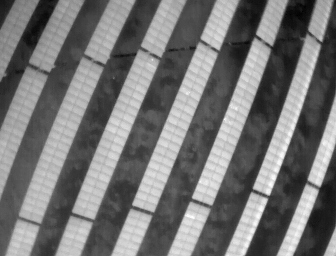
#> input picture backend/pic/DJI_0001.jpg, 336 x 256 px
$ python label_panel_group.py ../pic/DJI_0001.jpg ../pic/DJI_0001.jpg ../pic/DJI_0001.jpg ../pic/DJI_0001.jpg   (older library calls are emulated)
#> lines starting #> are read from the running program, lines starting #| are printed output that depends on the picture
from abc import ABC, abstractmethod
from typing import Tuple, Dict, List
from scipy.cluster.hierarchy import linkage, cut_tree
import numpy as np
import cv2
import sys


class PanelGroupLabeler(ABC):

    @abstractmethod
    def process_image(self, img_path: str) -> Dict[str, List[Tuple[int, int]]]:
        """
        create_profile a given image
        :param img_path:
        :return: a dict group_id -> [(conner1_row, corner1_col), (conner2_row, corner2_col), (conner3_row, corner3_col),
         (conner4_row, corner4_col),...]
        """
        pass

class SolarPanelReco(PanelGroupLabeler):

    img_path = ''
    img_roi = ''
    img_roi_black = ''
    boundary_value = 0 #4540
    host_no = [] # the NO. of group string solar panel
    sub_no = []  # the NO. of single solar panel

    def __init__(self, img_path: str, img_roi: str, img_roi_black: str, boundary_value):
        self.img_path = img_path
        self.img_roi = img_roi
        if boundary_value > 0:
            self.img_roi_black = img_roi_black
            self.boundary_value = boundary_value


    def process_image(self) -> Dict[str, List[Tuple[int, int]]]:
        """
        process a given image
        :param img_path:
        :return: a dict group_id -> [(conner1_row, corner1_col), (conner2_row, corner2_col), (conner3_row, corner3_col),
         (conner4_row, corner4_col)]
        """
        #results = dict({'name':[(4200,581),(4486,581),(4486,617),(4200,617)]})


        results = dict()
        results1 = dict()
        results_group = dict()
        img_rgb = cv2.imread(self.img_path)
        img_gray = cv2.cvtColor(img_rgb, cv2.COLOR_BGR2GRAY)

        template = cv2.imread(self.img_roi,0)
        w, h = template.shape[::-1]
        res = cv2.matchTemplate(img_gray,template,cv2.TM_CCOEFF_NORMED)
        threshold = 0.7
        loc = np.where( res >= threshold)

        template_black = cv2.imread(self.img_roi_black,0)
        w1, h1 = template_black.shape[::-1]
        res_black = cv2.matchTemplate(img_gray,template_black,cv2.TM_CCOEFF_NORMED)
        loc_black = np.where( res_black >= threshold)

        loc_modify = self._postProcess2(self._postProcess1(loc[::-1]), h)
        loc_modify = [a for a in loc_modify if a[1] < self.boundary_value]

        loc_modify_black = self._postProcess2(self._postProcess1(loc_black[::-1]), h1)
        loc_modify_black = [a for a in loc_modify_black if a[1] > self.boundary_value]

        loc_modify = self._verify(loc_modify)
        loc_modify_black = self._verify(loc_modify_black)

        host_loc = self.postProcess3(loc_modify, w, h) + self.postProcess3(loc_modify_black, w1, h1)

        #tmp_len = len(loc_modify)
        print(len(loc_modify),len(loc_modify_black), len(self.sub_no))
        for i, pt in enumerate(loc_modify):
            results.update({self.sub_no[i]:[(pt[0], pt[1]), (pt[0] + w, pt[1]), (pt[0] + w, pt[1] + h), (pt[0], pt[1] + h)]})

        for i, pt in enumerate(loc_modify_black):
            results1.update({self.sub_no[i]:[(pt[0], pt[1]), (pt[0] + w1, pt[1]), (pt[0] + w1, pt[1] + h1), (pt[0], pt[1] + h1)]})

        for i in range(len(host_loc)-1):
            if i % 2 == 0:
                results_group.update({self.host_no[i//2]:[(host_loc[i][0], host_loc[i][1]), (host_loc[i+1][0], host_loc[i][1]), (host_loc[i+1][0], host_loc[i+1][1]), (host_loc[i][0], host_loc[i+1][1])]})

        # [5 lines of commented-out code are left out]

        return results, results1, results_group

    @staticmethod
    def _postProcess1(location = np.array([])):
        '''
        delete the duplicate coordinate
        param: loc of solar panel
        return: loc without duplicate coordinate
        '''
        b = list(set(location[1]))
        b.sort()
        loc = [[], []]
        for item in b:
            a = []
            for y in range(len(location[1])):
                if item == (location[1][y]):
                    a.append(location[0][y])
            for i in range(len(a)-1, -1, -1):
                if a[i] == a[i-1] + 1:
                    a.pop(i)
            for item_x in a:
                loc[0].append(item_x)
                loc[1].append(item)
        return loc

    @staticmethod
    def _postProcess2(location, h):
        '''
        delete the duplicate coordinate
        param: loc of solar panel
        return: loc without duplicate coordinate
        '''
        arr = np.array(location)
        list = arr.transpose().tolist()
        list.sort()
        for i in range(len(list)-1, -1, -1):
            if (list[i][0] - list[i-1][0] == 1 or list[i][0] - list[i-1][0] == 0):
                if abs(list[i][1] - list[i-1][1]) <= 5 or abs(list[i][1] - list[i-1][1]) == h/2:
                    list.pop(i)

        for j in range(len(list)-1, -1, -1):
            if ([list[j][0] - 1, list[j][1] + 1] in list) or ([list[j][0] - 1, list[j][1]] in list) or ([list[j][0] - 1, list[j][1] - 1] in list) or ([list[j][0] - 2, list[j][1] + 1] in list) or ([list[j][0] - 2, list[j][1] - 1] in list):
                list.pop(j)

        for k in range(len(list)-1, -1, -1):
            if ([list[k][0] - 1, list[k][1] + 2] in list) or ([list[k][0] - 1, list[k][1] - 2] in list) or ([list[k][0] - 1, list[k][1] + 3] in list) or ([list[k][0] - 1, list[k][1] - 3] in list) or ([list[k][0] - 1, list[k][1] + 4] in list) or ([list[k][0] - 1, list[k][1] - 4] in list) or ([list[k][0] - 1, list[k][1] + 5] in list) or ([list[k][0] - 1, list[k][1] - 5] in list) or ([list[k][0] - 2, list[k][1] + 2] in list) or ([list[k][0] - 2, list[k][1]] in list) or ([list[k][0] - 2, list[k][1] - 2] in list) or ([list[k][0] - 2, list[k][1] + 3] in list) or ([list[k][0] - 2, list[k][1] - 3] in list):
                list.pop(k)

        for i in range(len(list)-1, -1, -1):
            if (list[i][0] - list[i-1][0] == 1 or list[i][0] - list[i-1][0] == 0) and abs(list[i][1] - list[i-1][1]) == h/2:
                list.pop(i)

        list.sort(key=lambda x:x[1])
        return list

    def postProcess3(self, location, w ,h):
        '''
        output the group coordinate
        param: loc of solar panel, width & height of solar panel
        return: pixel cordinate list of group solar panel
        '''
        host = []
        m = 0
        count = len(self.host_no)     # count the group number of solar panel
        count_sub = 0 # count the single solar panel
        for i in range(len(location)-1):
            tmp = []
            if location[i+1][1] - location[i][1] > 19:#100, the parameter 100 or 70 need to be set
                n = m
                m = i+1
                tmp = location[n:m] # get a row of solar panel
                tmp.sort()
                host.append(tmp[0])
                count = count + 1
                #count = (len(host) + 1)//2
                self.host_no.append('G' + '%05d' % count)
                for j in range(len(tmp)-1):
                    count_sub = count_sub + 1
                    if tmp[j+1][0] - tmp[j][0] > 16: #32 # the parameter 16 or 32 need to be set, w+2 is recomended
                        for no in range(count_sub):
                            self.sub_no.append(self.host_no[-1] + 'S' + '%02d' % (no+1) + '\n')
                        count_sub = 0
                        host.append([tmp[j][0]+ w,tmp[j][1]+ h])
                        host.append(tmp[j+1])
                        count = count + 1
                        self.host_no.append('G' + '%05d' % count)
                    if j == len(tmp)-2:
                        for no in range(count_sub):
                            self.sub_no.append(self.host_no[-1] + 'S' + '%02d' % (no+1) + '\n')
                        self.sub_no.append(self.host_no[-1] + 'S' + '%02d' % (count_sub + 1) + '\n')
                        count_sub = 0
                        host.append([tmp[j+1][0]+ w, tmp[j+1][1]+ h])

            if i == len(location)-2:
                tmp = location[m:len(location)] # get the last row of solar panel
                tmp.sort()
                host.append(tmp[0])
                count = count + 1
                self.host_no.append('G' + '%05d' % count)
                for j in range(len(tmp)-1):
                    count_sub = count_sub + 1
                    if tmp[j+1][0] - tmp[j][0] > 16:
                        for no in range(count_sub):
                            self.sub_no.append(self.host_no[-1] + 'S' + '%02d' % (no+1) + '\n')
                        count_sub = 0
                        host.append([tmp[j][0]+ w,tmp[j][1]+ h])
                        host.append(tmp[j+1])
                        count = count + 1
                        self.host_no.append('G' + '%05d' % count)
                    if j == len(tmp)-2:
                        for no in range(count_sub):
                            self.sub_no.append(self.host_no[-1] + 'S' + '%02d' % (no+1) + '\n')
                        self.sub_no.append(self.host_no[-1] + 'S' + '%02d' % (count_sub + 1) + '\n')
                        count_sub = 0
                        host.append([tmp[j+1][0]+ w, tmp[j+1][1]+ h])
        return host

    @staticmethod
    def _verify(list):
        '''
        for verify the solar panel which was not recognised correctly
        this function is not must
        '''
        temp_del = [[1420,4509], [4845,803], [5650,1526], [4327,2144], [4929,2139], [4255,4666], [4464,4868], [2577,5134], [1785,5029], [2293,5388], [1918,5480], [1721,5478], [2376,7210], [1906,8235], [3417,5890], [3857,5054], [4968,4301]]
        temp_add = []
        for item in temp_del:
            try:
                list.remove(item)
            except ValueError:
                continue
        return list


class ColorBasedLabeler(PanelGroupLabeler):

    def process_image(self, img_path: str) -> Dict[str, List[Tuple[int, int]]]:
        """
        create_profile a given image
        :param img_path:
        :return: a dict group_id -> [(conner1_row, corner1_col), (conner2_row, corner2_col), (conner3_row, corner3_col),
         (conner4_row, corner4_col)]
        """
        results = dict()
        raw_image = cv2.imread(img_path, cv2.IMREAD_COLOR)
        blue_scale = self._convert_blue_scale(raw_image)
        _, th = cv2.threshold(blue_scale, 0, 255, cv2.THRESH_BINARY + cv2.THRESH_OTSU)
        _, contours, _ = cv2.findContours(th, cv2.RETR_EXTERNAL, cv2.CHAIN_APPROX_SIMPLE)
        contours = [x for x in contours if cv2.contourArea(x) > 10000]
        for i in range(len(contours)):
            cnt = contours[i]
            x, y, w, h = cv2.boundingRect(cnt)
            results.update({str(i): [(y, x), (y+h, x), (y+h, x+w), (y, x+w)]})
        # [12 lines of commented-out code are left out]
        return results

    @staticmethod
    def _convert_blue_scale(img: np.ndarray) -> np.ndarray:
        """
        convert a three-chanel image to one channel which indicates how blue a point is
        :param img: three-channel image
        :return: one_channel image
        """
        mask = img[:, :, 0] / (img[:, :, 1] / 3 + img[:, :, 2] / 3 + img[:, :, 0] / 3 + 0.001)
        mask = mask.astype(np.uint8)
        return mask


def main():
    img_path = sys.argv[1]
    labeler = ColorBasedLabeler()
    result = labeler.process_image(img_path)
#> in process_image, raw_image is the input picture: shape (256, 336, 3); min 0, max 255, mean 117.2
#> in _convert_blue_scale, `mask = img[:, :, 0] / (img[:, :, 1] / 3 + img[:, :, 2] / 3 + img[:, :,..`:
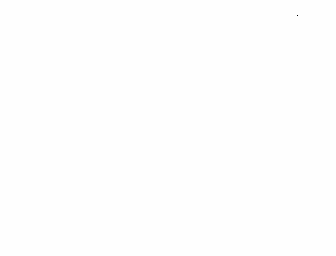
#> mask: shape (256, 336) float64; min 0, max 1, mean 1
#> in _convert_blue_scale, `mask = mask.astype(np.uint8)`: mask: shape (256, 336); every value is 0
#> in process_image, `_, contours, _ = cv2.findContours(th, cv2.RETR_EXTERNAL, cv2.CHAIN_APP..`: contours = []
#> after the loop in process_image, `for i in range(len(contours)):`: results = 0 items
#> result = 0 items
    img = cv2.imread(img_path, cv2.IMREAD_COLOR)

    for k, v in result.items():
        cv2.rectangle(img, (v[0][1], v[0][0]), (v[2][1], v[2][0]), (0, 255, 0), 2)
#> this loop made 0 passes

    cv2.imwrite("labeled.png", img)


def myMain():
    img_path = sys.argv[1]
    img_roi = sys.argv[2]
    img_roi_black = sys.argv[3]
    #boundary_value = sys.argv[4]
    labeler = SolarPanelReco(img_path, img_roi, img_roi_black, 4540)
    result,result1, result_group = labeler.process_image()
#> in process_image, `res = cv2.matchTemplate(img_gray,template,cv2.TM_CCOEFF_NORMED)`: res = [1]
#> in process_image, `loc = np.where( res >= threshold)`: loc = ([0], [0])
#> in process_image, `res_black = cv2.matchTemplate(img_gray,template_black,cv2.TM_CCOEFF_NO..`: res_black = [1]
#> in process_image, `loc_black = np.where( res_black >= threshold)`: loc_black = ([0], [0])
#> in _postProcess1, `b = list(set(location[1]))`: b = [0]
#> the loop in _postProcess1, `for item in b:` made 1 pass
#> in process_image, `loc_modify = self._postProcess2(self._postProcess1(loc[::-1]), h)`: loc_modify = []
#> the loop in _postProcess1 (call 2), `for item in b:` made 1 pass
#> after the loop in postProcess3, `for i in range(len(location)-1):`: count = 0; host = []
#| 0 0 0
#> after the loop in process_image, `for i, pt in enumerate(loc_modify):`: results = 0 items
#> result = 0 items; result1 = 0 items; result_group = 0 items
    img = cv2.imread(img_path, cv2.IMREAD_COLOR)

    for k, v in result.items():
        cv2.rectangle(img, (v[0][0], v[0][1]), (v[2][0], v[2][1]), (0, 0, 255), 1)

    for k, v in result_group.items():
        cv2.rectangle(img, (v[0][0], v[0][1]), (v[2][0], v[2][1]), (0, 0, 0), 2)

    cv2.imwrite("mylabeled.png", img)


if __name__ == "__main__":
    main()
    myMain()
